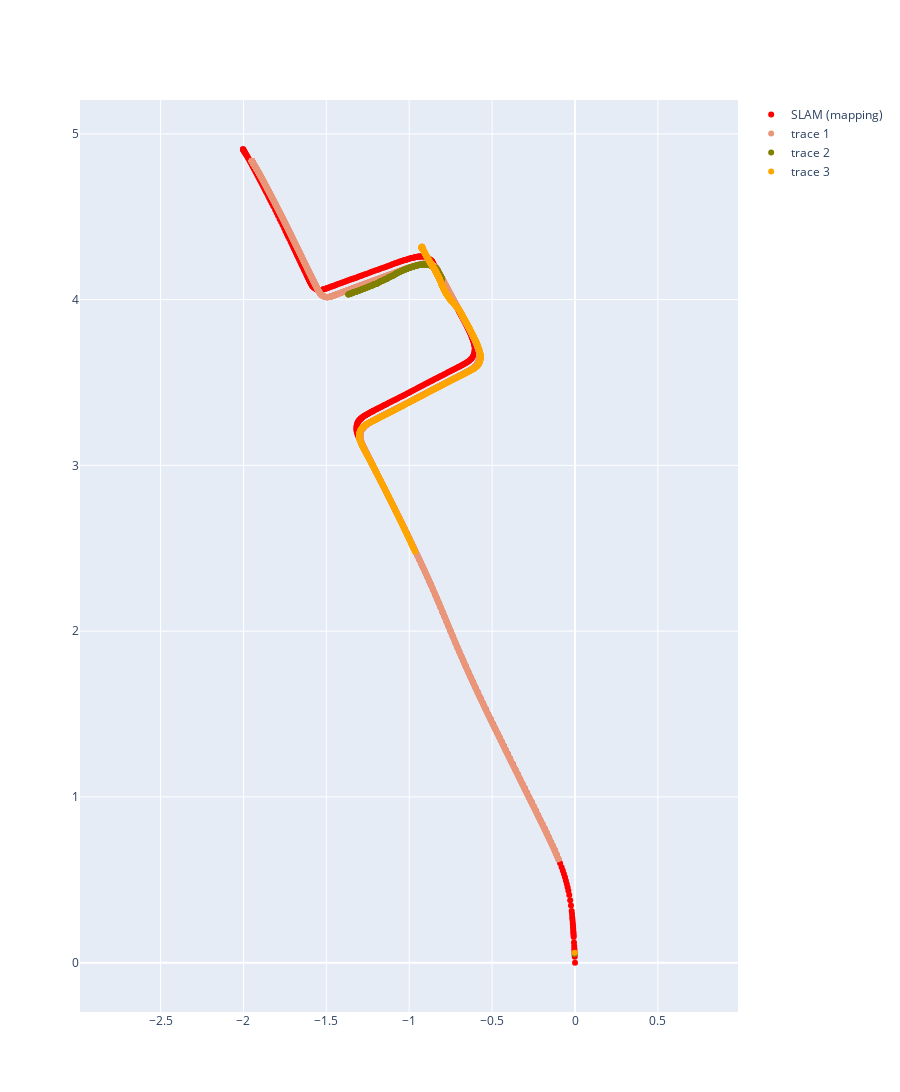

Source (notebook cell):
### Code cell
import numpy as np
import plotly.graph_objects as go

from orbslam_results import ORBSLAMTrajectoryProcessor
from utils import create_scattermapbox, plot

processor = ORBSLAMTrajectoryProcessor('~/orbslam-out/vabadusepst')

trace_colors = {
   'gps': 'blue',
   'slam': 'red',
   'loc': ['dodgerblue', 'olive', 'orange']
}

fig_slam = go.Figure()

fig_slam.add_trace(
   go.Scatter(
      x=processor.orbslam.mapping.trajectory[:, 0], 
      y=processor.orbslam.mapping.trajectory[:, 2], 
      mode='markers', 
      name='SLAM (mapping)',
      marker=dict(color=trace_colors['slam'])
    )
)



for name, loc in processor.orbslam.localization.items():
    if (loc.trajectory.size > 0):
      fig_slam.add_trace(
         go.Scatter(
            x=loc.trajectory[:, 0], 
            y=loc.trajectory[:, 2], 
            mode='markers',
            marker=dict(color=trace_colors['loc'][name])
         )
      )

fig_slam.update_layout(yaxis=dict(scaleanchor="x", scaleratio=1), height=1200)
fig_slam.show()

### Figure 1 — Plotly figure (JSON) as saved in the notebook; plotly's stock layout.template omitted (floating-point values rounded to 4 significant figures; data arrays with more than 128 entries replaced by an {"elided": "..."} marker saying what was removed)
{"data": [{"marker": {"color": "red"}, "mode": "markers", "name": "SLAM (mapping)", "type": "scatter", "x": {"elided": "535 float values"}, "y": {"elided": "535 float values"}}, {"marker": {"color": "darksalmon"}, "mode": "markers", "type": "scatter", "x": {"elided": "2938 float values"}, "y": {"elided": "2938 float values"}}, {"marker": {"color": "olive"}, "mode": "markers", "type": "scatter", "x": {"elided": "562 float values"}, "y": {"elided": "562 float values"}}, {"marker": {"color": "orange"}, "mode": "markers", "type": "scatter", "x": {"elided": "1441 float values"}, "y": {"elided": "1441 float values"}}], "layout": {"height": 1200, "yaxis": {"scaleanchor": "x", "scaleratio": 1}}}
